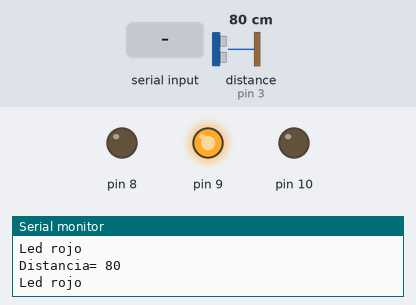
Bench run of a sketch on a simulated Arduino Uno, built with avr-gcc and run on an emulated ATmega328P. Shown: output pins drawn as LEDs (lit = HIGH), the last lines printed to the serial monitor. The test bench sets the inputs (shaded band); at power-on: distance to the obstacle (sensor on pin 3) 80 cm. The echo pulse lasts 58.3 µs per cm.

Above: at 1.2 s.
1.3 s: distance to the obstacle (sensor on pin 3) set to 7 cm
2.8 s: distance to the obstacle (sensor on pin 3) set to 4 cm
At 3.8 s:
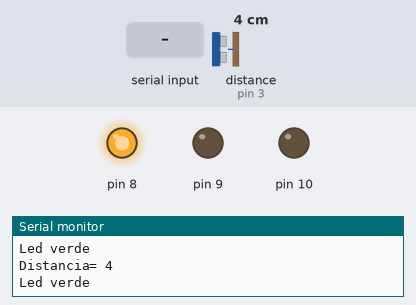
5.8 s: "3" received over Serial
At 6.8 s:
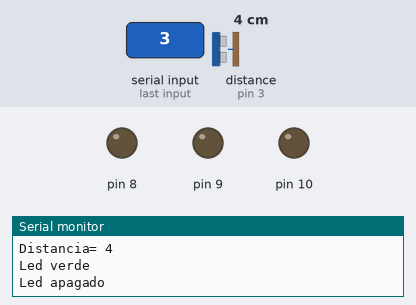
8.8 s: "4" received over Serial
At 9.7 s:
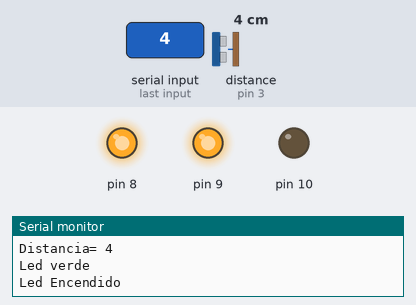
11.5 s: distance to the obstacle (sensor on pin 3) set to 9 cm
At 12.8 s:
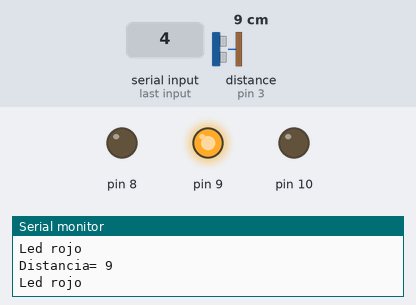
13.5 s: "1" received over Serial
At 13.61 s:
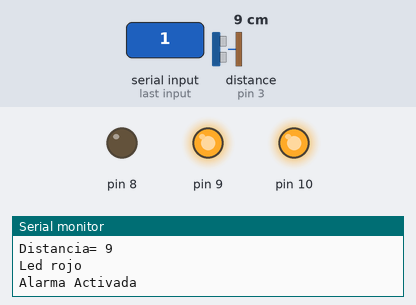
Timing chart, 0 to 16.2 s (numbered marks = the images above; inputs shaded):
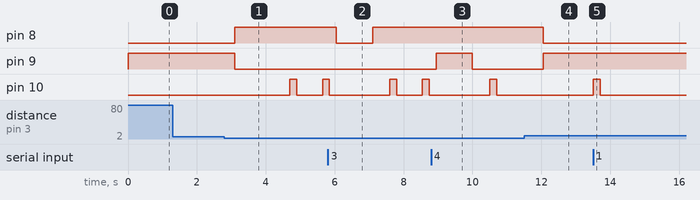

Measured:
- the behaviour switches between 6 and 5 cm on distance to the obstacle (sensor on pin 3) (found by bisection; images 0 and 1)
- after the input at 2.8 s, pin 8: LOW → HIGH after 0.29 s; pin 9: HIGH → LOW after 0.29 s; pin 10: LOW → HIGH after 1.9 s, → LOW 0.20 s later, → HIGH 0.75 s later
- after the input at 5.8 s, pin 8: HIGH → LOW after 0.25 s, → HIGH 1.1 s later
- after the input at 8.8 s, pin 9: LOW → HIGH after 0.15 s, → LOW 1.1 s later
- after the input at 11.5 s, pin 8: HIGH → LOW after 0.56 s; pin 9: LOW → HIGH after 0.56 s
- after the input at 13.5 s, pin 10: LOW → HIGH at once, → LOW 0.20 s later

The sketch:

parqueaderoITG.ino
```cpp
#include <Ultrasonic.h>
Ultrasonic ultrasonic(2,3);//Trig,Echo
int distancia=100;
int led = 4;
int alarma = 5;
int led2 = 6;
int contador=0;
int dato=0;

void setup()
{
    Serial.begin(115200);
    pinMode(8, OUTPUT);
    pinMode(10, OUTPUT);
    pinMode(9, OUTPUT);
    digitalWrite(8, LOW);
    digitalWrite(9, HIGH);
}

void loop()
{
    distancia = ultrasonic.read();
    delay(50);
    Serial.println("Distancia= "+String(distancia));
    //delay(1000);

    if(distancia<=5)
    {
      Serial.println("Led verde");
      digitalWrite(8, HIGH);
      digitalWrite(9, LOW);
      delay(500);
      contador++;

    }
    if (distancia>5)
    {
      Serial.println("Led rojo");
      contador=0;
      digitalWrite(8, LOW);
      digitalWrite(9, HIGH);
      delay(200);
    }

    if((contador>=3)&&(contador<=7))
    {
      digitalWrite(10, HIGH);
      delay(200);
      digitalWrite(10, LOW);
      delay(200);

    }


    if (Serial.available() > 0)
    {
      dato = Serial.read();
      if(dato=='1')
      {
          Serial.println("Alarma Activada");
          digitalWrite(10, HIGH);
          delay(200);
          digitalWrite(10, LOW);
          delay(100);
      }
      if(dato=='2')
      {
          digitalWrite(8, HIGH);
          Serial.println("Led Encendido");
          delay(1000);
      }
      if(dato=='3')
      {
          digitalWrite(8, LOW);
          Serial.println("Led apagado");
          delay(1000);
      }
      if(dato=='4')
      {
          digitalWrite(9, HIGH);
          Serial.println("Led Encendido");
          delay(1000);
      }
      if(dato=='5')
      {
          digitalWrite(9, LOW);
          Serial.println("Led apagado");
          delay(1000);
      }
      dato=0;
    }
}
```
